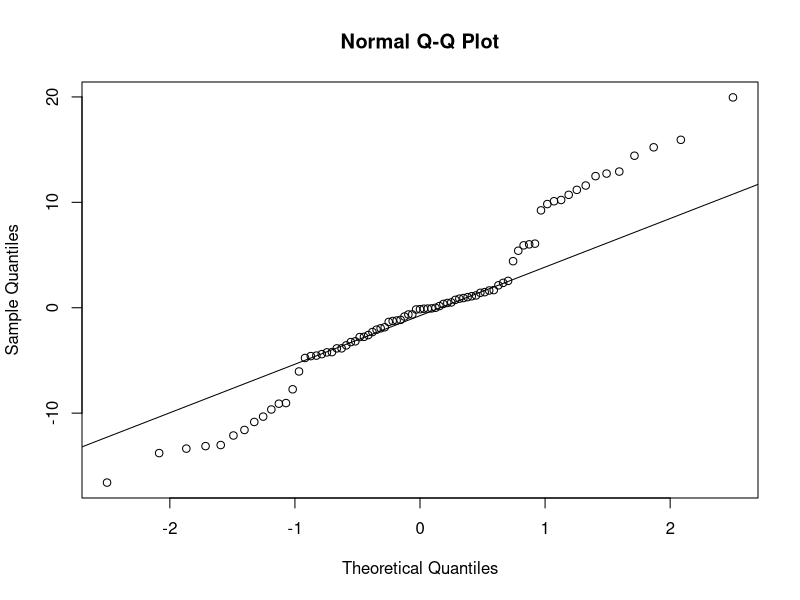
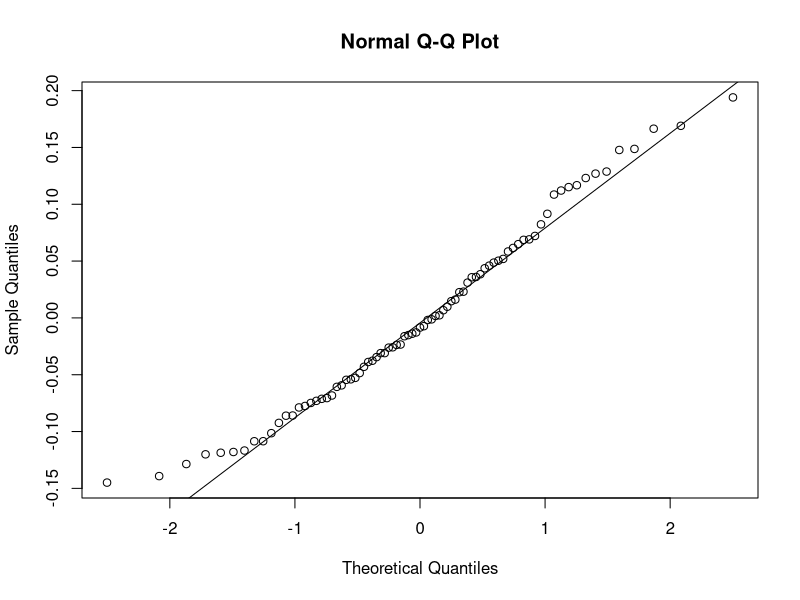
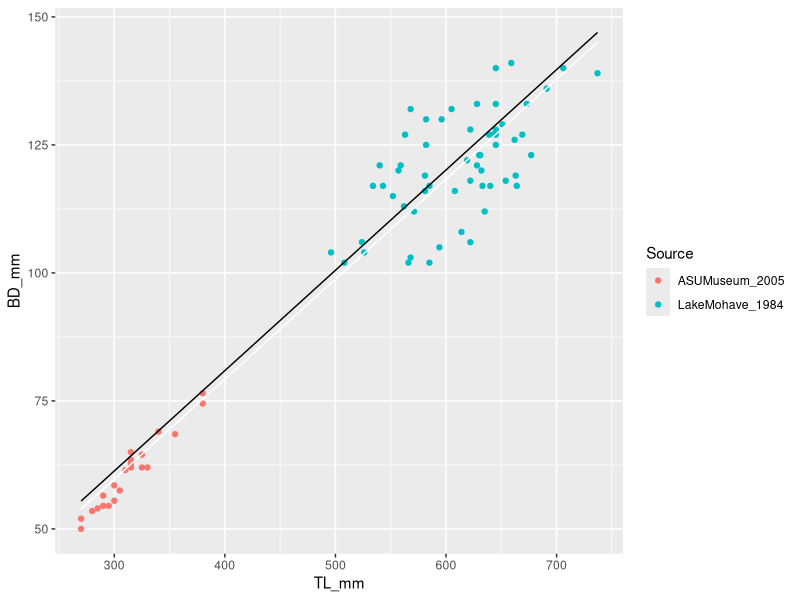
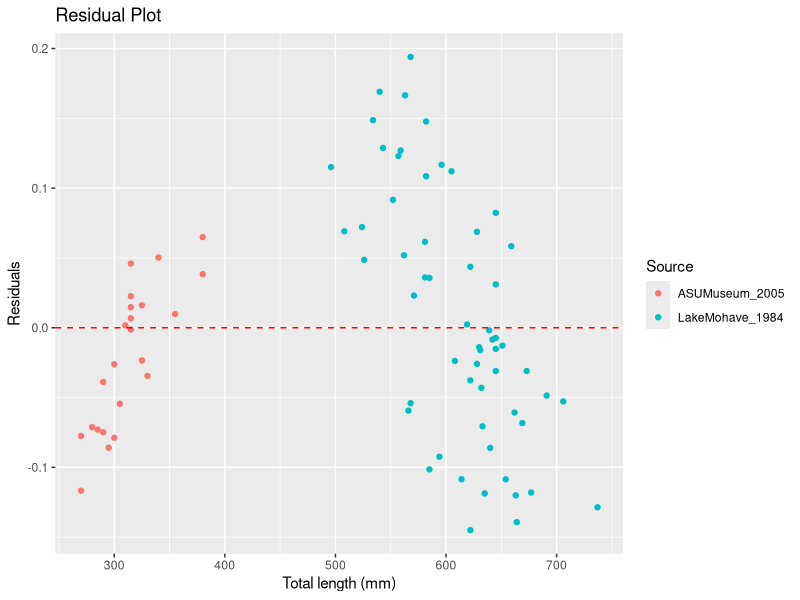

The R source for these figures, in order:
# Razorback sucker body depth vs TL relationship
# B. Kesner 4/12/2024

# Equation reference
# Razorback Hump - Portz, D.E. and H.M. Tyus. 2004. 
# Fish humps in two Colorado River fishes: a morphological response to cyprinid predation? 
# Environmental Biology of Fishes 71:233-245.
library(stats)
library(dplyr)
library(ggplot2)

tl_bd_2004 <- function(TL){
  BodyDepth <- 0.196*TL + 2.517
  return(BodyDepth)
}

# 1984 data from Bozek et al. 1984? but raw data not reported.
# 2005 data measured by B. Kesner from ASU museum specimens 
XYTEBodyDepth <- 
  read.csv("Processing_code/data/RazorbackSuckerBodyDepth.csv")

TLBD_model <- BD_mm ~ TL_mm
TLBD_model_transformed <- log(BD_mm) ~ TL_mm
TLBD_results <- glm(TLBD_model, data = XYTEBodyDepth)
TLBD_t_results <- glm(TLBD_model_transformed, data = XYTEBodyDepth)

XYTEBodyDepth$Residuals <- residuals(TLBD_results)
XYTEBodyDepth$TResiduals <- residuals(TLBD_t_results)

# Shapiro-Wilk test for normality
shapiro.test(XYTEBodyDepth$Residuals)
shapiro.test(XYTEBodyDepth$TResiduals)

qqnorm(XYTEBodyDepth$Residuals)
qqline(XYTEBodyDepth$Residuals)

qqnorm(XYTEBodyDepth$TResiduals)
qqline(XYTEBodyDepth$TResiduals)

Intercept2024 <- coef(TLBD_results)[1] %>% as.double()
Slope2024 <- coef(TLBD_results)[2] %>% as.double()

Intercept2024T <- coef(TLBD_t_results)[1] %>% as.double()
Slope2024T <- coef(TLBD_t_results)[2] %>% as.double()

tl_bd_2024T <- function(TL){
  BodyDepth <- Slope2024T*TL + Intercept2024T
  return((BodyDepth)^exp())
}

tl_bd_2024 <- function(TL){
  BodyDepth <- Slope2024*TL + Intercept2024
  return(BodyDepth)
}

BD_plot <- ggplot(XYTEBodyDepth, aes(x = TL_mm, y = BD_mm, color = Source)) +
  geom_point() +
  stat_function(fun = tl_bd_2004, color = "black") + 
  stat_function(fun = tl_bd_2024T, color = "red") +
  stat_function(fun = tl_bd_2024, color = "white") 

BD_residuals_plot <- ggplot(XYTEBodyDepth, aes(x = TL_mm, y = TResiduals, color = Source)) +
  geom_point() + 
  geom_hline(yintercept = 0, linetype = "dashed", color = "red") +
  labs(x = "Total length (mm)", y = "Residuals", title = "Residual Plot")

BD_plot

BD_residuals_plot


